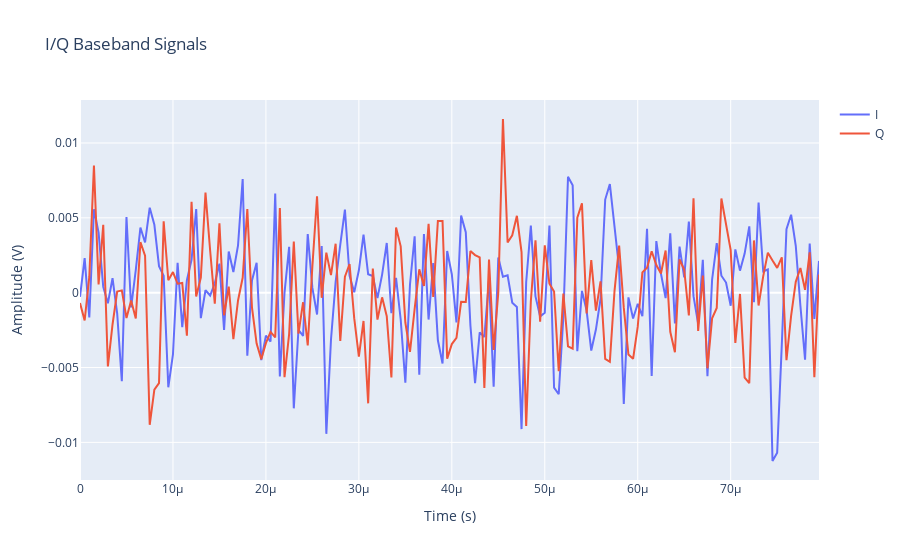

The code cell stored with this chart in its notebook:
### Markdown cell above
Plot the baseband samples

### Code cell
fig = go.Figure()

fig.add_trace(go.Scatter(
    x=time_matrix[0, 0, :],
    y=np.real(data_matrix[0, 0, :]),
    name='I',
))
fig.add_trace(go.Scatter(
    x=time_matrix[0, 0, :],
    y=np.imag(data_matrix[0, 0, :]),
    name='Q',
))

fig.update_layout(
    title='I/Q Baseband Signals',
    yaxis=dict(title='Amplitude (V)'),
    xaxis=dict(title='Time (s)'),
)

fig.show()

### Figure 1 — Plotly figure (JSON) as saved in the notebook; plotly's stock layout.template omitted (floating-point values rounded to 4 significant figures; data arrays with more than 128 entries replaced by an {"elided": "..."} marker saying what was removed)
{"data": [{"name": "I", "type": "scatter", "x": {"elided": "160 float values"}, "y": {"elided": "160 float values"}}, {"name": "Q", "type": "scatter", "x": {"elided": "160 float values"}, "y": {"elided": "160 float values"}}], "layout": {"title": {"text": "I/Q Baseband Signals"}, "xaxis": {"title": {"text": "Time (s)"}}, "yaxis": {"title": {"text": "Amplitude (V)"}}}}
